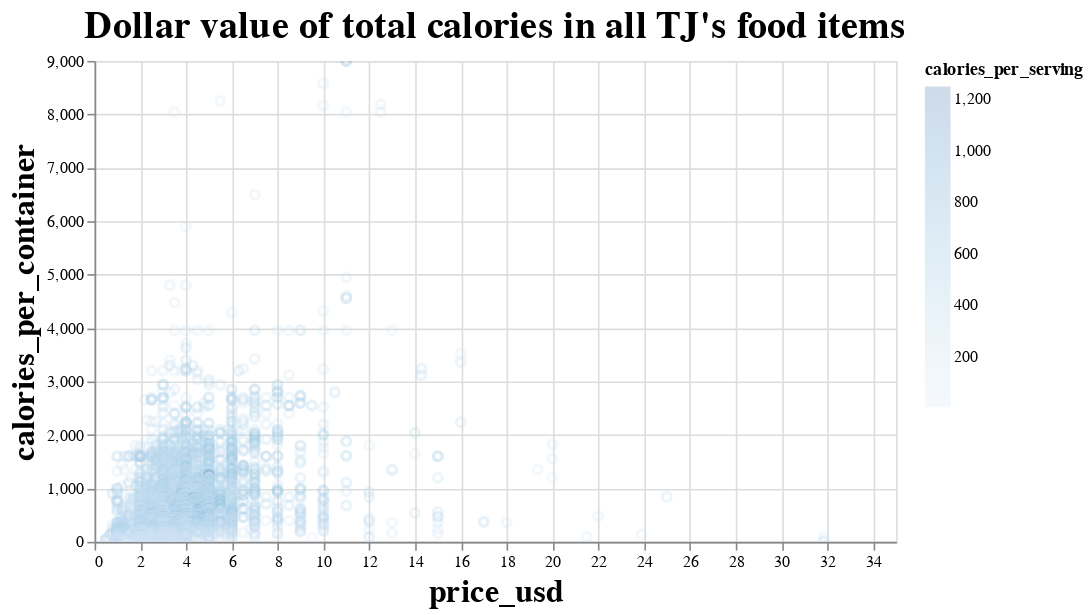

Here is the notebook cell this chart was saved with:
### Code cell
alt.Chart(tjhp_clean).mark_point(opacity=0.2, color='red').encode(
    x='price_usd',
    y='calories_per_container',
    color='calories_per_serving',
    tooltip=['sku', 'name', 'price_usd', 'calories_per_container', 'dollars_per_calorie', 'servings_per_container']
).interactive(

).properties(
    title='Dollar value of total calories in all TJ\'s food items',
    width=500,
    height=300
).configure_title(
    fontSize=24,
    # font='IMPACT',
    anchor='middle',
    color='black'
).configure_axis(
    labelFontSize=10,
    titleFontSize=20
)
# ).configure_mark(
#     opacity=0.2,
#     color='orange'
# )

### Figure 1 — Vega-Lite specification as saved in the notebook (floating-point values rounded to 4 significant figures; data arrays with more than 128 entries replaced by an {"elided": "..."} marker saying what was removed)
{"config": {"view": {"continuousWidth": 300, "continuousHeight": 300}, "axis": {"labelFontSize": 10, "titleFontSize": 20}, "title": {"anchor": "middle", "color": "black", "fontSize": 24}}, "data": {"name": "data-e22a86541a8f7e370cd26d812b963157"}, "mark": {"type": "point", "color": "red", "opacity": 0.2}, "encoding": {"color": {"field": "calories_per_serving", "type": "quantitative"}, "tooltip": [{"field": "sku", "type": "quantitative"}, {"field": "name", "type": "nominal"}, {"field": "price_usd", "type": "quantitative"}, {"field": "calories_per_container", "type": "quantitative"}, {"field": "dollars_per_calorie", "type": "quantitative"}, {"field": "servings_per_container", "type": "quantitative"}], "x": {"field": "price_usd", "type": "quantitative"}, "y": {"field": "calories_per_container", "type": "quantitative"}}, "height": 300, "params": [{"name": "param_14", "select": {"type": "interval", "encodings": ["x", "y"]}, "bind": "scales"}], "title": "Dollar value of total calories in all TJ's food items", "width": 500, "$schema": "https://vega.github.io/schema/vega-lite/v5.20.1.json", "datasets": {"data-e22a86541a8f7e370cd26d812b963157": {"elided": "3860 records"}}}
